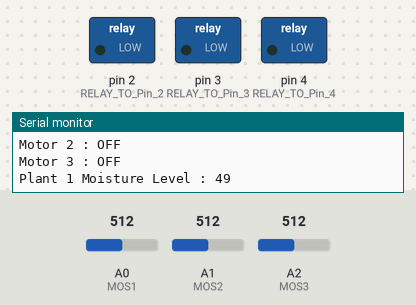
Simulated run of this sketch. Board: Arduino Uno, built with avr-gcc and run on an emulated ATmega328P. Shown: switched loads named in the sketch (green lamp = pin HIGH), the last lines printed to the serial monitor. The test bench sets the inputs (shaded band); at power-on: A0 (MOS1) = 512, A2 (MOS3) = 512, A1 (MOS2) = 512.

Above: at 8.8 s.
8.9 s: A0 (MOS1) set to 646
22.2 s: A0 (MOS1) set to 678
At 29.9 s:
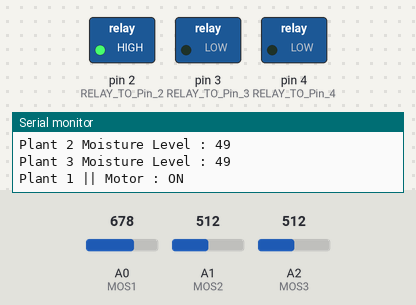
30.5 s: A2 (MOS3) set to 561
44.2 s: A2 (MOS3) set to 584
At 55.1 s:
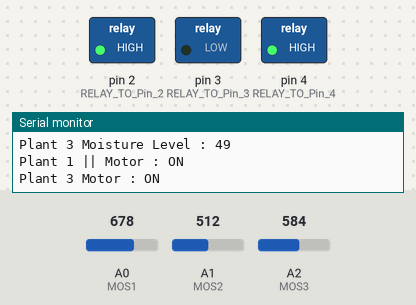
55.5 s: A1 (MOS2) set to 604
69.2 s: A1 (MOS2) set to 626
At 82.5 s:
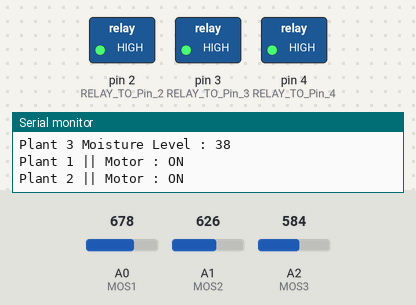
Timing chart, 0 to 83.9 s (numbered marks = the images above; inputs shaded):
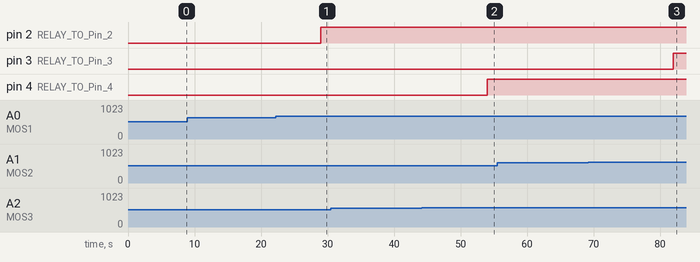

Measured:
- the behaviour switches between 664 and 665 on A0 (MOS1) (found by bisection; images 0 and 1)
- the behaviour switches between 572 and 573 on A2 (MOS3) (found by bisection; images 1 and 2)
- the behaviour switches between 613 and 614 on A1 (MOS2) (found by bisection; images 2 and 3)
- after the input at 22.2 s, pin 2 (RELAY_TO_Pin_2): LOW → HIGH after 6.8 s
- after the input at 44.2 s, pin 4 (RELAY_TO_Pin_4): LOW → HIGH after 9.8 s
- after the input at 69.2 s, pin 3 (RELAY_TO_Pin_3): LOW → HIGH after 12.8 s

The sketch:

Smart_Plant_Monitorin.ino
```cpp
// A K I L S (Watch Video here) : https://www.youtube.com/channel/UC1VT8SUJ7yvIkE4eCzXVSNA

// Don't Forget to select Boart type and Port

// If any error click the link to solve : https://www.featuress.in/blog

int MOS1 = A0; //Moisture 1 to A0
int MOS2 = A1; //Moisture 2 to A1
int MOS3 = A2; //Moisture 3 to A2


int Data; //Store input data

int Pmosv1 = 35; //Moisture 1 value
int Pmosv2 = 40; //Moisture 2 value
int Pmosv3 = 44; //Moisture 3 value


void setup()
{
   Serial.begin(9600);
   pinMode(MOS1,INPUT);
   pinMode(MOS2,INPUT);
   pinMode(MOS3,INPUT);

   //Relay
   pinMode(2,OUTPUT); //RELAY TO Pin 2
   pinMode(3,OUTPUT); //RELAY TO Pin 3
   pinMode(4,OUTPUT);  //RELAY TO Pin 4
}


void loop()
{


 MOS1=1023-analogRead(0);
 MOS1=map(MOS1, 0, 1023, 0, 100);

 MOS2=1023-analogRead(1);
 MOS2=map(MOS2, 0, 1023, 0, 100);

 MOS3=1023-analogRead(2);
 MOS3=map(MOS3, 0, 1023, 0, 100);

 Serial.println("");
 Serial.print ("Plant 1 Moisture Level : ");
 Serial.println(MOS1);
 delay(1000);

 Serial.print("Plant 2 Moisture Level : ");
 Serial.println(MOS2);
 delay(1000);


 Serial.print("Plant 3 Moisture Level : ");
 Serial.println(MOS2);
 Serial.println("");
 delay(3000);


 if(MOS1 < Pmosv1){
  digitalWrite(2,HIGH);

  Serial.println("Plant 1 || Motor : ON");

  delay(3000);

 }

  if(MOS2 < Pmosv2){
  digitalWrite(3,HIGH);
  Serial.println("Plant 2 || Motor : ON");
  delay(3000);

 }

  if(MOS3 < Pmosv3){
  digitalWrite(4,HIGH);
  Serial.print("Plant 3 Motor : ON");
  delay(3000);

 }

 if(MOS1 > Pmosv1 and MOS2 > Pmosv2 and MOS3 > Pmosv3){
  digitalWrite(2,LOW);
  Serial.println("");
  Serial.println("Motor 1 : OFF");
  digitalWrite(3,LOW);
  Serial.println("Motor 2 : OFF");
  digitalWrite(4,LOW);
  Serial.println("Motor 3 : OFF");
 }


 delay(3000);


}
```
